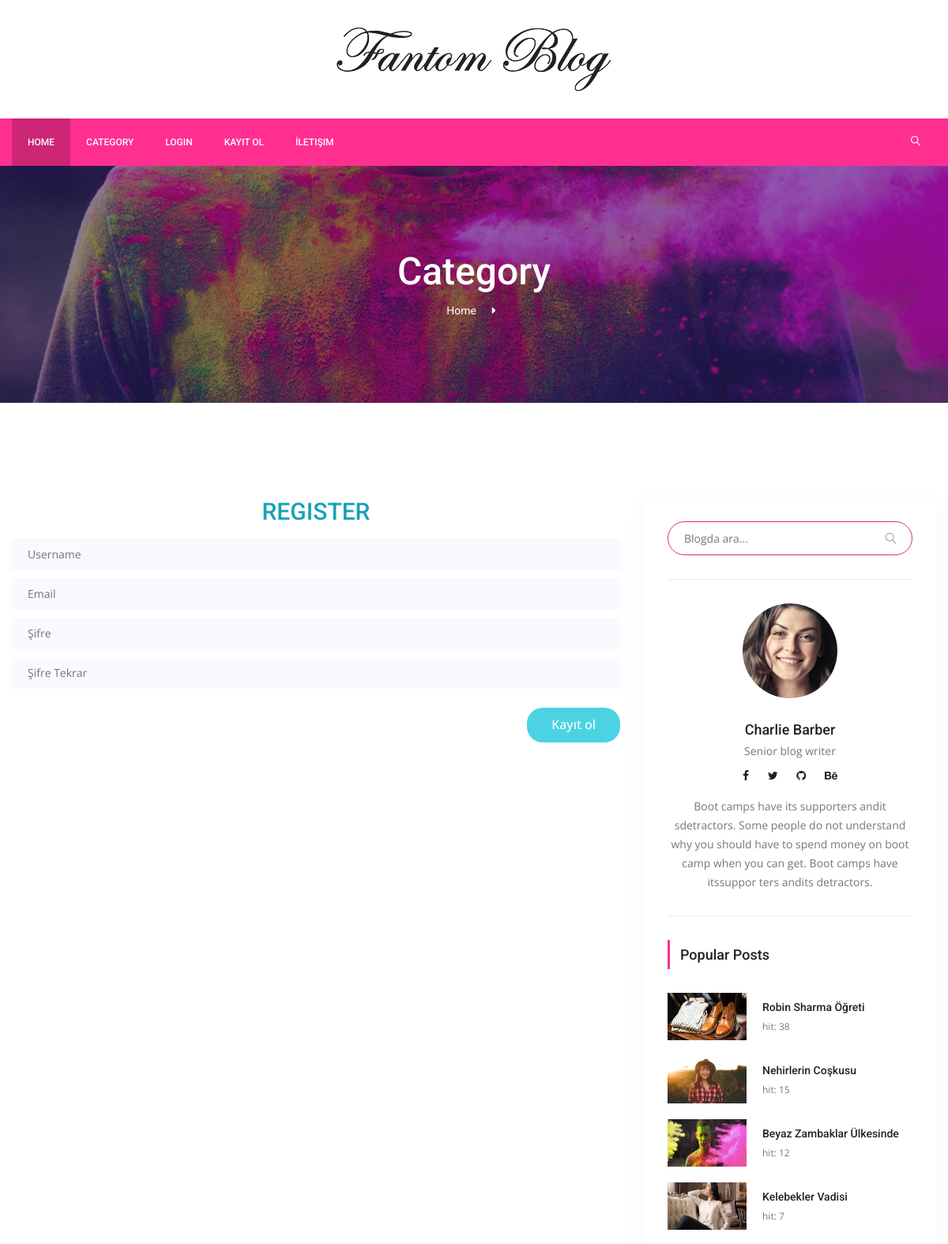
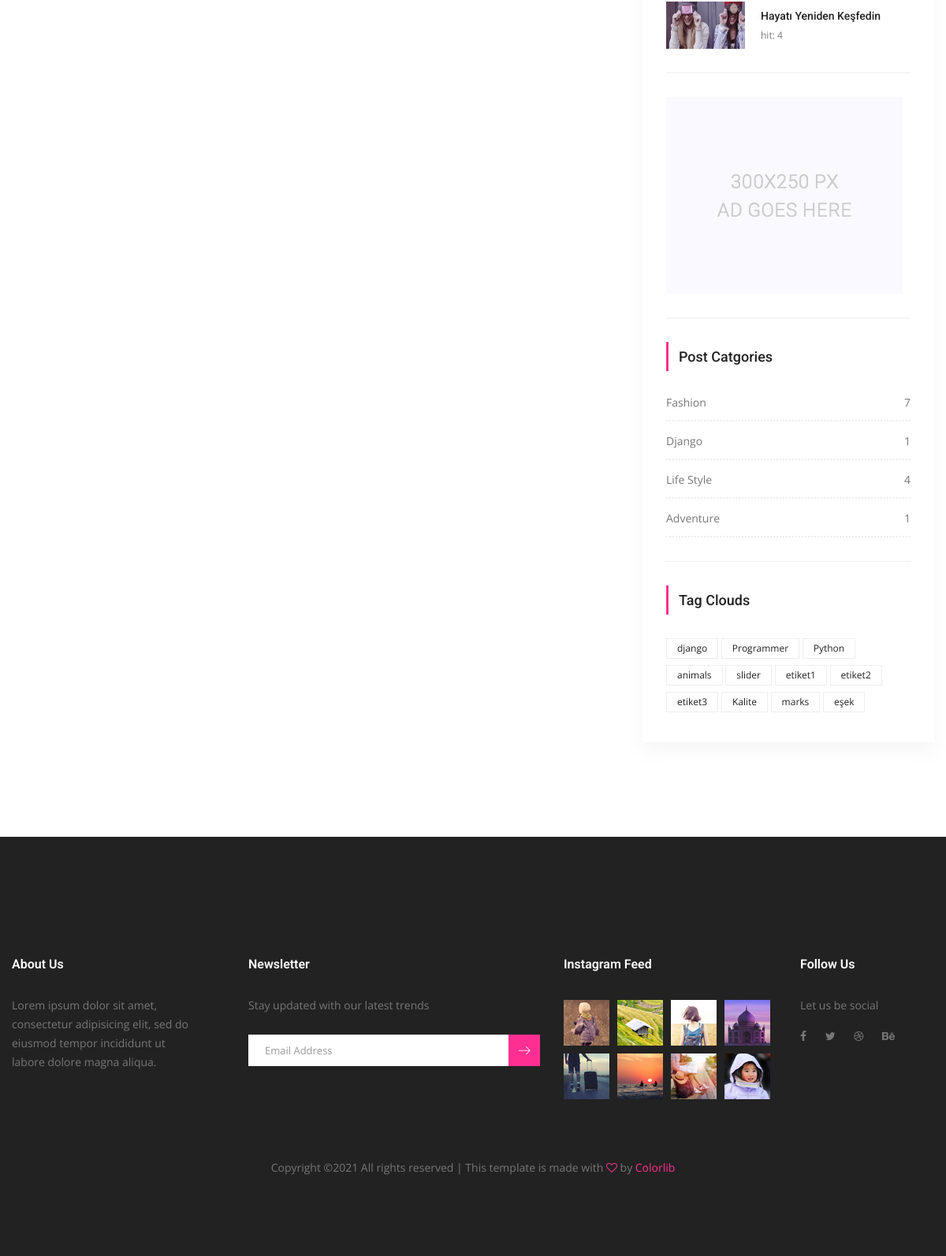
The page /users/register/ on the database its author committed (2 pictures, top to bottom).
### posts/models.py (models this page shows, shortened)
class Post(models.Model):
    title = models.CharField(max_length=150)
    content = models.TextField()
    publishing_date = models.DateTimeField(auto_now_add=True)
    image = models.ImageField(null=True,blank=True, upload_to='resimler/',default="resimler/sean-o-KMn4VEeEPR8-unsplash.jpg")
    user = models.ForeignKey(settings.AUTH_USER_MODEL, on_delete=models.CASCADE, default=1)#ForeignKey -> 1'e çok yani, 1 kullanıcı bir sürü yazı ekleyebilir ilişkisi
    slug = models.SlugField(default="slug", editable=False)
    category = models.ForeignKey(Category,on_delete=models.CASCADE, default=1, related_name="posts")#1 Category'nin ->BİR SÜRÜ POSTU OLABİLİR , category -> one, Post Many
    tag = models.ManyToManyField(Tag,related_name="posts", blank=True)
    slider_post = models.BooleanField(default=False)
    hit=models.PositiveIntegerField(default=0)
    """
   1 user -> Bir sürü yazısı olabilir, fakat 1 yazının(Aynı yazı) bir sürü useri olamaz :ForeignKey
    1 etiket bir çok posta ait olabilir, aynı zamanda o yazıda bir çok etikete sahip olabilir:ManyToMany
    """

class Category(models.Model):
    title = models.CharField(max_length=250)
    slug = models.SlugField(editable=False)
    def post_count(self):
        return self.posts.all().count() #posts -> related_name="posts" dan geliyor..

class Tag(models.Model):
    title = models.CharField(max_length = 50)
    slug = models.SlugField(editable = False )
    def __str__(self):
        return self.title

### users/views.py (the view)
# urls.py: path('register/', RegisterView.as_view(), name='register'),
class RegisterView(CreateView):
    template_name = 'users/register.html'
    form_class = RegisterForm
    success_url = '/' # işlem başarılı login page olana kadar, buraya gitsin.

### users/forms.py
class RegisterForm(UserCreationForm):
    username = forms.CharField()
    email = forms.EmailField(max_length = 80)
    password1 = forms.CharField()
    password2 = forms.CharField()
    class Meta(UserCreationForm.Meta):
        model = User
        fields = ('username','email','password1','password2')

### posts/templatetags/custom_tags.py (called while the page is built)
@register.simple_tag(name="categories")
def all_categories():
    return Category.objects.all()

@register.simple_tag(name="tags")
def all_tags():
    return Tag.objects.all()

@register.simple_tag(name="hit_posts")
def hit_posts():
    return Post.objects.order_by('-hit')[:5] # 5 tane post gösterir.

### templates/users/register.html (shortened to what this page needs)
{% extends 'base.html' %}
{% load static %}
    {% block content %}
        <section class="banner_area">
            <div class="banner_inner d-flex align-items-center">
            	<div class="overlay bg-parallax" data-stellar-ratio="0.9" data-stellar-vertical-offset="0" data-background=""></div>
				<div class="container">
					<div class="banner_content text-center">
						<h2>Category</h2>
						<div class="page_link">
							<a href="{% url 'index' %}">Home</a>
						</div>
					</div>
				</div>
            </div>
        </section>
        <section class="blog_area p_120">
            <div class="container">
                <div class="row">
                    <div class="col-lg-8">
                        <h2 class="text-center text-info mb-3">REGISTER</h2>
                        <form method="POST">
                            <div class="blog_left_sidebar">
                                        <div class="mt-10">
                                            <input type="text" name="username" placeholder="Username"
                                                   onfocus="this.placeholder = ''"
                                                   onblur="this.placeholder = 'Username'"
                                                   required="" class="single-input">
                                        </div>
                                        <div class="mt-10">
                                            <input type="text" name="email" placeholder="Email" onfocus="this.placeholder = ''" onblur="this.placeholder = 'Email'" required="" class="single-input">
                                        </div>
                                         <div class="mt-10">
                                            <input type="password" name="password1" placeholder="Şifre" onfocus="this.placeholder = ''" onblur="this.placeholder = 'Şifre'" required="" class="single-input">
                                        </div>
                                        <div class="mt-10">
                                            <input type="password" name="password2" placeholder="Şifre Tekrar" onfocus="this.placeholder = ''" onblur="this.placeholder = 'Şifre Tekrar'" required="" class="single-input">
                                        </div>
                                    <button type="submit" class="genric-btn success circle mt-4" style="float:right;">
                                        <span style="font-size: 1rem;">Kayıt ol</span>
                                    </button>
                            </div>
                       </form>
                    </div>
                    {% include 'right_side.html' %}
                </div>
            </div>
        </section>
   {% endblock %}

### templates/right_side.html
{% load static %}
{% load custom_tags %}
  <div class="col-lg-4">
            <div class="blog_right_sidebar">
                <aside class="single_sidebar_widget search_widget">
                    <form action="{% url 'search' %}" method="get">
                    <div class="input-group ">
                            <input type="text" class="form-control border-danger" placeholder="Blogda ara..." name="q">
                            <span class="input-group-btn">
                                <button class="btn btn-default" type="button"><i class="lnr lnr-magnifier"></i></button>
                            </span>
                    </div> </form>
                    <div class="br"></div>
                </aside>
                <aside class="single_sidebar_widget author_widget">
                    <img class="author_img rounded-circle" src="{% static "img/blog/author.png" %}" alt="">
                    <h4>Charlie Barber</h4>
                    <p>Senior blog writer</p>
                    <div class="social_icon">
                        <a href="#"><i class="fa fa-facebook"></i></a>
                        <a href="#"><i class="fa fa-twitter"></i></a>
                        <a href="#"><i class="fa fa-github"></i></a>
                        <a href="#"><i class="fa fa-behance"></i></a>
                    </div>
                    <p>Boot camps have its supporters andit sdetractors. Some people do not understand why you should have to spend money on boot camp when you can get. Boot camps have itssuppor ters andits detractors.</p>
                    <div class="br"></div>
                </aside>
                <aside class="single_sidebar_widget popular_post_widget">
                    <h3 class="widget_title">Popular Posts</h3>
                    {% hit_posts as posts %}
                    {% for post in posts %}
                        <div class="media post_item">
                        <img src="{{ post.image.url }}" alt="post" style="width:100px;height:60px;">
                        <div class="media-body">
                            <a href="{% url 'detail'  post.id post.slug %}"><h3>{{ post.title }}</h3></a>
                            <p>hit: {{ post.hit }}</p>
                        </div>
                    </div>
                    {% endfor %}
                    <div class="br"></div>
                </aside>
                <aside class="single_sidebar_widget">
                    <a href="#"><img class="img-fluid" src="{% static "img/blog/add.jpg" %}" alt=""></a>
                    <div class="br"></div>
                </aside>
                <aside class="single_sidebar_widget post_category_widget">
                    <h4 class="widget_title">Post Catgories</h4>
                    <ul class="list cat-list">
                       {% categories as categories %}
                        {% for category in categories %}
                        <li>
                            <a href="{% url 'category_detail' pk=category.id slug=category.slug %}" class="d-flex justify-content-between">
                                <p>{{ category.title }}</p>
                                <p>{{ category.post_count }}</p>
                            </a>
                        </li>
                        {% endfor %}
                    </ul>
                    <div class="br"></div>
                </aside>
                <aside class="single-sidebar-widget tag_cloud_widget">
                    <h4 class="widget_title">Tag Clouds</h4>
                    <ul class="list">
                        {% tags as etiketler %}
                        {% for etiket in etiketler %}
                        <li><a href="{% url 'tag_detail' etiket.slug %}">{{ etiket }}</a></li>
                        {% endfor %}
                    </ul>
                </aside>
            </div>
        </div>

### rows shown on the page
Post: image (picture), title "Robin Sharma Öğreti", hit "38"
Post: image (picture), title "Nehirlerin Coşkusu", hit "15"
Post: image (picture), title "Beyaz Zambaklar Ülkesinde", hit "12"
Post: image (picture), title "Kelebekler Vadisi", hit "7"
Post: image (picture), title "Hayatı Yeniden Keşfedin", hit "4"
Category: title "Fashion", post_count "7"
Category: title "Django", post_count "1"
Category: title "Life Style", post_count "4"
Category: title "Adventure", post_count "1"
Tag: title "django"
Tag: title "Programmer"
Tag: title "Python"
Tag: title "animals"
Tag: title "slider"
Tag: title "etiket1"
Tag: title "etiket2"
Tag: title "etiket3"
Tag: title "Kalite"
Tag: title "marks"
Tag: title "eşek"
